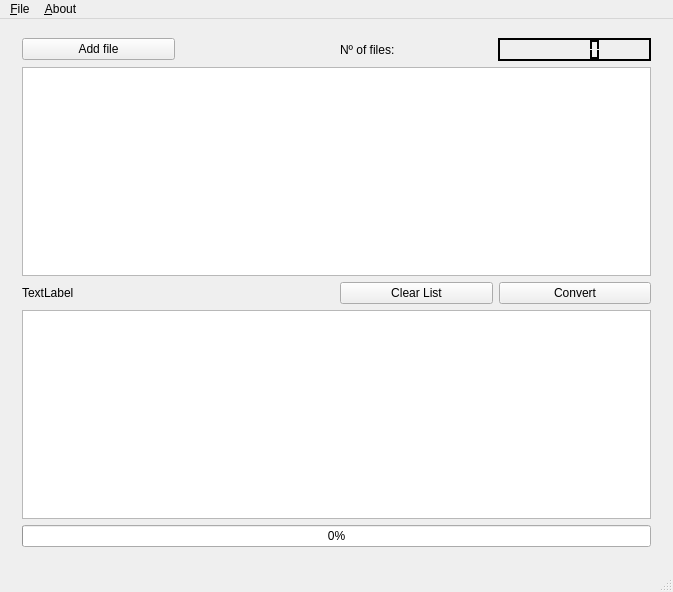
<?xml version="1.0" encoding="UTF-8"?>
<ui version="4.0">
 <class>Vicky</class>
 <widget class="QMainWindow" name="Vicky">
  <property name="geometry">
   <rect>
    <x>0</x>
    <y>0</y>
    <width>673</width>
    <height>592</height>
   </rect>
  </property>
  <property name="windowIcon">
   <iconset resource="vv.qrc">
    <normaloff>:/icons/vicky64.png</normaloff>:/icons/vicky64.png</iconset>
  </property>
  <widget class="QWidget" name="centralWidget">
   <widget class="QWidget" name="layoutWidget">
    <property name="geometry">
     <rect>
      <x>11</x>
      <y>8</y>
      <width>651</width>
      <height>531</height>
     </rect>
    </property>
    <layout class="QGridLayout" name="gridLayout">
     <item row="4" column="0" colspan="4">
      <widget class="QProgressBar" name="progressBar">
       <property name="minimum">
        <number>0</number>
       </property>
       <property name="value">
        <number>0</number>
       </property>
       <property name="alignment">
        <set>Qt::AlignCenter</set>
       </property>
       <property name="orientation">
        <enum>Qt::Horizontal</enum>
       </property>
       <property name="textDirection">
        <enum>QProgressBar::TopToBottom</enum>
       </property>
      </widget>
     </item>
     <item row="2" column="2" colspan="2">
      <layout class="QHBoxLayout" name="horizontalLayout">
       <item>
        <widget class="QPushButton" name="pushButton_3">
         <property name="text">
          <string>Clear List</string>
         </property>
        </widget>
       </item>
       <item>
        <widget class="QPushButton" name="pushButton_2">
         <property name="text">
          <string>Convert</string>
         </property>
        </widget>
       </item>
      </layout>
     </item>
     <item row="2" column="0">
      <widget class="QLabel" name="label_3">
       <property name="text">
        <string>TextLabel</string>
       </property>
      </widget>
     </item>
     <item row="0" column="2">
      <widget class="QLabel" name="label_2">
       <property name="text">
        <string>Nº of files:</string>
       </property>
      </widget>
     </item>
     <item row="0" column="3">
      <widget class="QLCDNumber" name="lcdNumber">
       <property name="palette">
        <palette>
         <active>
          <colorrole role="WindowText">
           <brush brushstyle="SolidPattern">
            <color alpha="255">
             <red>255</red>
             <green>255</green>
             <blue>255</blue>
            </color>
           </brush>
          </colorrole>
          <colorrole role="Button">
           <brush brushstyle="SolidPattern">
            <color alpha="255">
             <red>0</red>
             <green>0</green>
             <blue>0</blue>
            </color>
           </brush>
          </colorrole>
          <colorrole role="Light">
           <brush brushstyle="SolidPattern">
            <color alpha="255">
             <red>0</red>
             <green>0</green>
             <blue>0</blue>
            </color>
           </brush>
          </colorrole>
          <colorrole role="Midlight">
           <brush brushstyle="SolidPattern">
            <color alpha="255">
             <red>0</red>
             <green>0</green>
             <blue>0</blue>
            </color>
           </brush>
          </colorrole>
          <colorrole role="Dark">
           <brush brushstyle="SolidPattern">
            <color alpha="255">
             <red>0</red>
             <green>0</green>
             <blue>0</blue>
            </color>
           </brush>
          </colorrole>
          <colorrole role="Mid">
           <brush brushstyle="SolidPattern">
            <color alpha="255">
             <red>0</red>
             <green>0</green>
             <blue>0</blue>
            </color>
           </brush>
          </colorrole>
          <colorrole role="Text">
           <brush brushstyle="SolidPattern">
            <color alpha="255">
             <red>255</red>
             <green>255</green>
             <blue>255</blue>
            </color>
           </brush>
          </colorrole>
          <colorrole role="BrightText">
           <brush brushstyle="SolidPattern">
            <color alpha="255">
             <red>255</red>
             <green>255</green>
             <blue>255</blue>
            </color>
           </brush>
          </colorrole>
          <colorrole role="ButtonText">
           <brush brushstyle="SolidPattern">
            <color alpha="255">
             <red>255</red>
             <green>255</green>
             <blue>255</blue>
            </color>
           </brush>
          </colorrole>
          <colorrole role="Base">
           <brush brushstyle="SolidPattern">
            <color alpha="255">
             <red>0</red>
             <green>0</green>
             <blue>0</blue>
            </color>
           </brush>
          </colorrole>
          <colorrole role="Window">
           <brush brushstyle="SolidPattern">
            <color alpha="255">
             <red>0</red>
             <green>0</green>
             <blue>0</blue>
            </color>
           </brush>
          </colorrole>
          <colorrole role="Shadow">
           <brush brushstyle="SolidPattern">
            <color alpha="255">
             <red>0</red>
             <green>0</green>
             <blue>0</blue>
            </color>
           </brush>
          </colorrole>
          <colorrole role="AlternateBase">
           <brush brushstyle="SolidPattern">
            <color alpha="255">
             <red>0</red>
             <green>0</green>
             <blue>0</blue>
            </color>
           </brush>
          </colorrole>
          <colorrole role="ToolTipBase">
           <brush brushstyle="SolidPattern">
            <color alpha="255">
             <red>255</red>
             <green>255</green>
             <blue>220</blue>
            </color>
           </brush>
          </colorrole>
          <colorrole role="ToolTipText">
           <brush brushstyle="SolidPattern">
            <color alpha="255">
             <red>0</red>
             <green>0</green>
             <blue>0</blue>
            </color>
           </brush>
          </colorrole>
         </active>
         <inactive>
          <colorrole role="WindowText">
           <brush brushstyle="SolidPattern">
            <color alpha="255">
             <red>255</red>
             <green>255</green>
             <blue>255</blue>
            </color>
           </brush>
          </colorrole>
          <colorrole role="Button">
           <brush brushstyle="SolidPattern">
            <color alpha="255">
             <red>0</red>
             <green>0</green>
             <blue>0</blue>
            </color>
           </brush>
          </colorrole>
          <colorrole role="Light">
           <brush brushstyle="SolidPattern">
            <color alpha="255">
             <red>0</red>
             <green>0</green>
             <blue>0</blue>
            </color>
           </brush>
          </colorrole>
          <colorrole role="Midlight">
           <brush brushstyle="SolidPattern">
            <color alpha="255">
             <red>0</red>
             <green>0</green>
             <blue>0</blue>
            </color>
           </brush>
          </colorrole>
          <colorrole role="Dark">
           <brush brushstyle="SolidPattern">
            <color alpha="255">
             <red>0</red>
             <green>0</green>
             <blue>0</blue>
            </color>
           </brush>
          </colorrole>
          <colorrole role="Mid">
           <brush brushstyle="SolidPattern">
            <color alpha="255">
             <red>0</red>
             <green>0</green>
             <blue>0</blue>
            </color>
           </brush>
          </colorrole>
          <colorrole role="Text">
           <brush brushstyle="SolidPattern">
            <color alpha="255">
             <red>255</red>
             <green>255</green>
             <blue>255</blue>
            </color>
           </brush>
          </colorrole>
          <colorrole role="BrightText">
           <brush brushstyle="SolidPattern">
            <color alpha="255">
             <red>255</red>
             <green>255</green>
             <blue>255</blue>
            </color>
           </brush>
          </colorrole>
          <colorrole role="ButtonText">
           <brush brushstyle="SolidPattern">
            <color alpha="255">
             <red>255</red>
             <green>255</green>
             <blue>255</blue>
            </color>
           </brush>
          </colorrole>
          <colorrole role="Base">
           <brush brushstyle="SolidPattern">
            <color alpha="255">
             <red>0</red>
             <green>0</green>
             <blue>0</blue>
            </color>
           </brush>
          </colorrole>
          <colorrole role="Window">
           <brush brushstyle="SolidPattern">
            <color alpha="255">
             <red>0</red>
             <green>0</green>
             <blue>0</blue>
            </color>
           </brush>
          </colorrole>
          <colorrole role="Shadow">
           <brush brushstyle="SolidPattern">
            <color alpha="255">
             <red>0</red>
             <green>0</green>
             <blue>0</blue>
            </color>
           </brush>
          </colorrole>
          <colorrole role="AlternateBase">
           <brush brushstyle="SolidPattern">
            <color alpha="255">
             <red>0</red>
             <green>0</green>
             <blue>0</blue>
            </color>
           </brush>
          </colorrole>
          <colorrole role="ToolTipBase">
           <brush brushstyle="SolidPattern">
            <color alpha="255">
             <red>255</red>
             <green>255</green>
             <blue>220</blue>
            </color>
           </brush>
          </colorrole>
          <colorrole role="ToolTipText">
           <brush brushstyle="SolidPattern">
            <color alpha="255">
             <red>0</red>
             <green>0</green>
             <blue>0</blue>
            </color>
           </brush>
          </colorrole>
         </inactive>
         <disabled>
          <colorrole role="WindowText">
           <brush brushstyle="SolidPattern">
            <color alpha="255">
             <red>0</red>
             <green>0</green>
             <blue>0</blue>
            </color>
           </brush>
          </colorrole>
          <colorrole role="Button">
           <brush brushstyle="SolidPattern">
            <color alpha="255">
             <red>0</red>
             <green>0</green>
             <blue>0</blue>
            </color>
           </brush>
          </colorrole>
          <colorrole role="Light">
           <brush brushstyle="SolidPattern">
            <color alpha="255">
             <red>0</red>
             <green>0</green>
             <blue>0</blue>
            </color>
           </brush>
          </colorrole>
          <colorrole role="Midlight">
           <brush brushstyle="SolidPattern">
            <color alpha="255">
             <red>0</red>
             <green>0</green>
             <blue>0</blue>
            </color>
           </brush>
          </colorrole>
          <colorrole role="Dark">
           <brush brushstyle="SolidPattern">
            <color alpha="255">
             <red>0</red>
             <green>0</green>
             <blue>0</blue>
            </color>
           </brush>
          </colorrole>
          <colorrole role="Mid">
           <brush brushstyle="SolidPattern">
            <color alpha="255">
             <red>0</red>
             <green>0</green>
             <blue>0</blue>
            </color>
           </brush>
          </colorrole>
          <colorrole role="Text">
           <brush brushstyle="SolidPattern">
            <color alpha="255">
             <red>0</red>
             <green>0</green>
             <blue>0</blue>
            </color>
           </brush>
          </colorrole>
          <colorrole role="BrightText">
           <brush brushstyle="SolidPattern">
            <color alpha="255">
             <red>255</red>
             <green>255</green>
             <blue>255</blue>
            </color>
           </brush>
          </colorrole>
          <colorrole role="ButtonText">
           <brush brushstyle="SolidPattern">
            <color alpha="255">
             <red>0</red>
             <green>0</green>
             <blue>0</blue>
            </color>
           </brush>
          </colorrole>
          <colorrole role="Base">
           <brush brushstyle="SolidPattern">
            <color alpha="255">
             <red>0</red>
             <green>0</green>
             <blue>0</blue>
            </color>
           </brush>
          </colorrole>
          <colorrole role="Window">
           <brush brushstyle="SolidPattern">
            <color alpha="255">
             <red>0</red>
             <green>0</green>
             <blue>0</blue>
            </color>
           </brush>
          </colorrole>
          <colorrole role="Shadow">
           <brush brushstyle="SolidPattern">
            <color alpha="255">
             <red>0</red>
             <green>0</green>
             <blue>0</blue>
            </color>
           </brush>
          </colorrole>
          <colorrole role="AlternateBase">
           <brush brushstyle="SolidPattern">
            <color alpha="255">
             <red>0</red>
             <green>0</green>
             <blue>0</blue>
            </color>
           </brush>
          </colorrole>
          <colorrole role="ToolTipBase">
           <brush brushstyle="SolidPattern">
            <color alpha="255">
             <red>255</red>
             <green>255</green>
             <blue>220</blue>
            </color>
           </brush>
          </colorrole>
          <colorrole role="ToolTipText">
           <brush brushstyle="SolidPattern">
            <color alpha="255">
             <red>0</red>
             <green>0</green>
             <blue>0</blue>
            </color>
           </brush>
          </colorrole>
         </disabled>
        </palette>
       </property>
       <property name="font">
        <font>
         <family>Arial</family>
         <pointsize>12</pointsize>
        </font>
       </property>
      </widget>
     </item>
     <item row="1" column="0" colspan="4">
      <widget class="QListWidget" name="listWidget"/>
     </item>
     <item row="0" column="1">
      <widget class="QLabel" name="label">
       <property name="text">
        <string/>
       </property>
      </widget>
     </item>
     <item row="0" column="0">
      <widget class="QPushButton" name="pushButton">
       <property name="text">
        <string>Add file</string>
       </property>
      </widget>
     </item>
     <item row="3" column="0" colspan="4">
      <widget class="QListWidget" name="listWidget_2"/>
     </item>
    </layout>
   </widget>
  </widget>
  <widget class="QMenuBar" name="menuBar">
   <property name="geometry">
    <rect>
     <x>0</x>
     <y>0</y>
     <width>673</width>
     <height>28</height>
    </rect>
   </property>
   <widget class="QMenu" name="menu_File">
    <property name="title">
     <string>&amp;File</string>
    </property>
    <addaction name="separator"/>
    <addaction name="actionExit"/>
   </widget>
   <widget class="QMenu" name="menu_About">
    <property name="title">
     <string>&amp;About</string>
    </property>
    <addaction name="separator"/>
    <addaction name="actionVicky"/>
   </widget>
   <addaction name="menu_File"/>
   <addaction name="menu_About"/>
  </widget>
  <widget class="QStatusBar" name="statusBar"/>
  <action name="actionVicky">
   <property name="text">
    <string>Vicky</string>
   </property>
  </action>
  <action name="actionExit">
   <property name="text">
    <string>Exit</string>
   </property>
  </action>
 </widget>
 <layoutdefault spacing="6" margin="11"/>
 <resources>
  <include location="vv.qrc"/>
 </resources>
 <connections/>
</ui>
